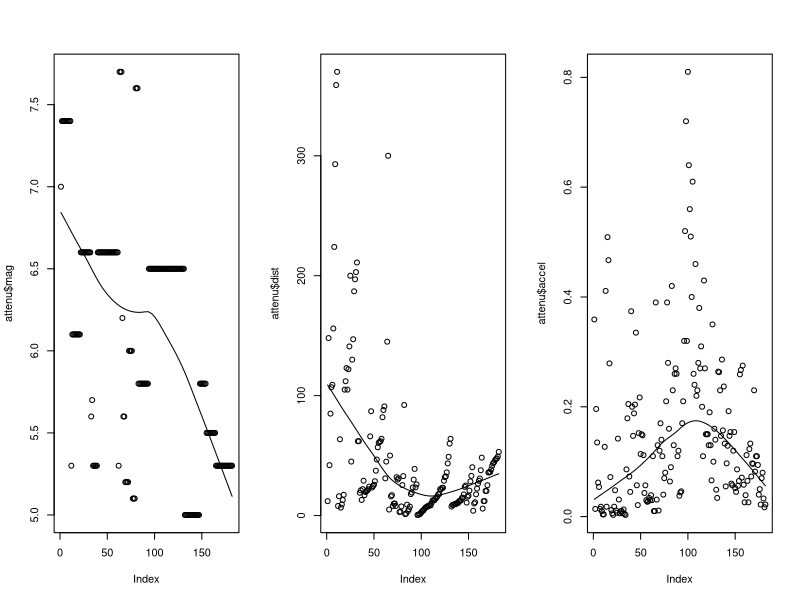
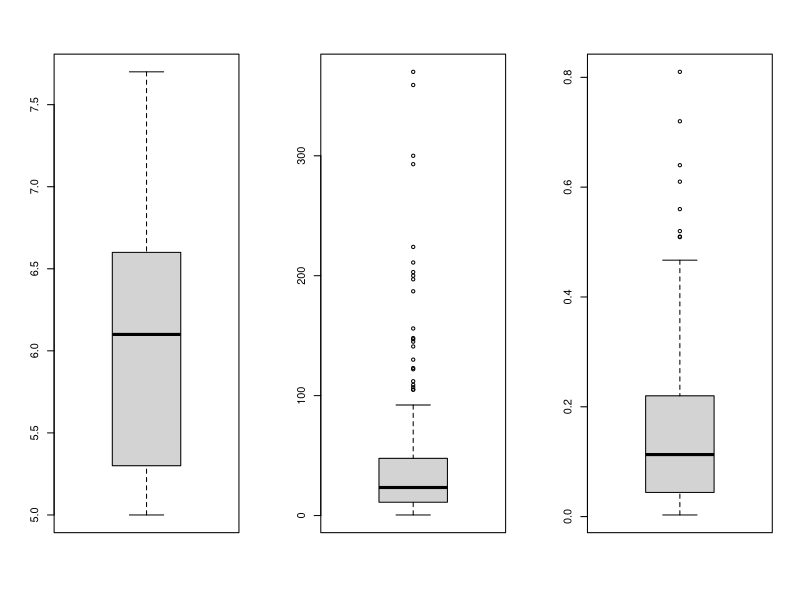
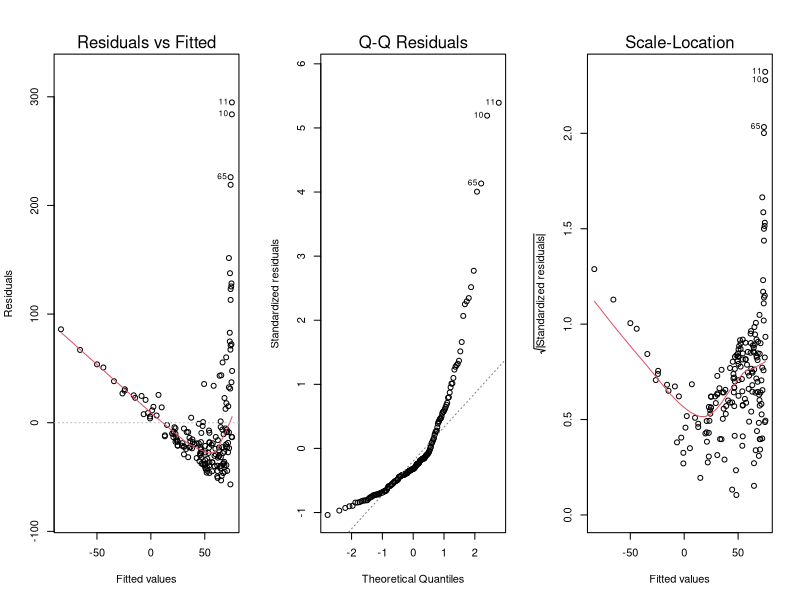
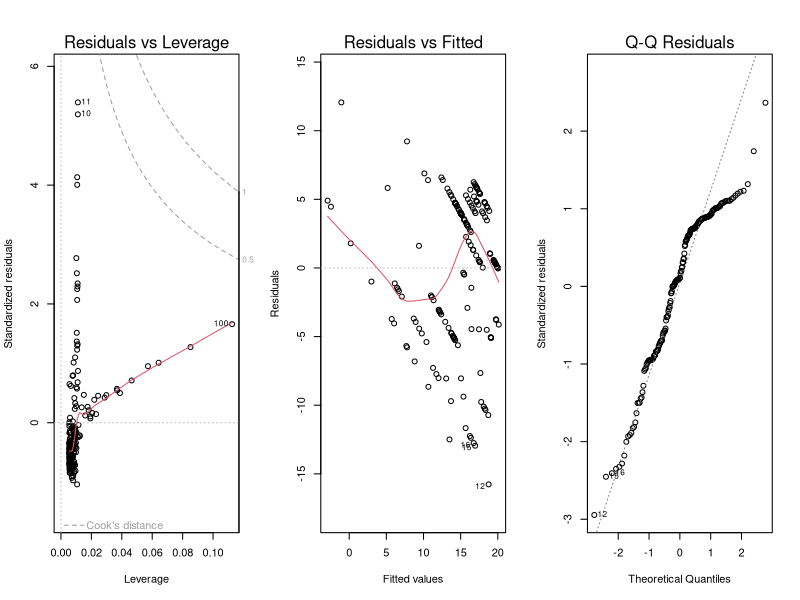
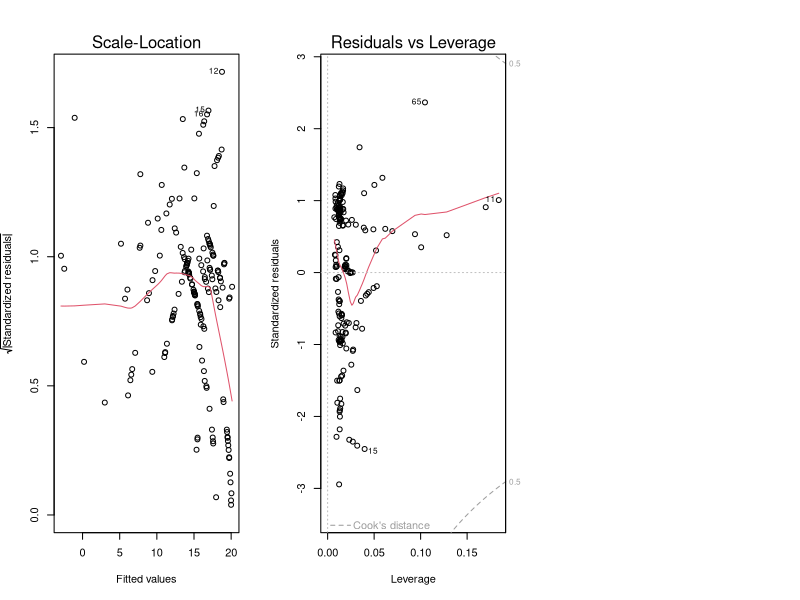

Write the R code that produced these figures, in order. (Note: this script raises an error after producing the figures.)

head(attenu)

#************* Media *************#

#mean(attenu$event) #date irelevante
#mean(attenu$station) #date irelevante
mean(attenu$mag)
mean(attenu$dist)
mean(attenu$accel)



#************* Varianta *************#

var(attenu)



#************* Plot *************#

par(mfrow=c(1, 3))
#scatter.smooth(attenu$event) #date irelevante
#scatter.smooth(attenu$station) #date irelevante
scatter.smooth(attenu$mag)
scatter.smooth(attenu$dist)
scatter.smooth(attenu$accel)



#************* Quartile *************#

par(mfrow=c(1, 3))
#boxplot(attenu$event) #date irelevante
#boxplot(attenu$station) #date irelevante
boxplot(attenu$mag)
boxplot(attenu$dist)
boxplot(attenu$accel)



#************* Regresie simpla *************#

RegS <- lm(dist ~ accel, data=attenu)#calculez regresia  
abline(RegS)#reprezentare grafica
plot(RegS)
print(RegS)#afisez informatii
summary(RegS)#afisez informatii  
AIC(RegS)
BIC(RegS)



#************* Regresie multipla *************#

RegM <- lm(event ~ mag + dist + accel, data=attenu) #calculez regresia
abline(RegM)#reprezentare grafica
plot(RegM)
print(RegM)#afisez informatii
summary(RegM)#afisez informatii  
AIC(RegM)
BIC(RegM)



#************* Distributia Rayleigh *************#
# pentru functia drayleigh am folosit pachetul VGAM
# pentru functia densityPlot am folosit pachetul car

a = max(attenu$dist)
par(mfrow=c(1,2))
plot(attenu$dist, drayleigh(attenu$dist, a))#functia de repartitie 
densityPlot(drayleigh(attenu$event, a))#functia densitate de probabilitate




